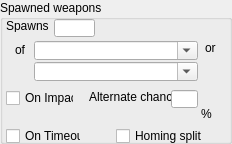
    <widget class="QGroupBox" name="IDC_STATIC_13">
      <property name="geometry">
        <rect>
          <x>6</x>
          <y>349</y>
          <width>232</width>
          <height>144</height>
        </rect>
      </property>
      <property name="title">
        <string>Spawned weapons</string>
      </property>
      <property name="visible">
        <bool>true</bool>
      </property>
      <property name="enabled">
        <bool>true</bool>
      </property>
      <property name="flat">
        <bool>false</bool>
      </property>
      <widget class="QLabel" name="IDC_STATIC_14">
        <property name="geometry">
          <rect>
            <x>6</x>
            <y>19</y>
            <width>47</width>
            <height>13</height>
          </rect>
        </property>
        <property name="text">
          <string>Spawns</string>
        </property>
        <property name="visible">
          <bool>true</bool>
        </property>
        <property name="enabled">
          <bool>true</bool>
        </property>
        <property name="alignment">
          <set>Qt::AlignLeft</set>
        </property>
      </widget>
      <widget class="QLineEdit" name="IDC_WEAPON_SPAWN_EDIT">
        <property name="geometry">
          <rect>
            <x>54</x>
            <y>19</y>
            <width>41</width>
            <height>18</height>
          </rect>
        </property>
        <property name="visible">
          <bool>true</bool>
        </property>
        <property name="enabled">
          <bool>true</bool>
        </property>
      </widget>
      <widget class="QComboBox" name="IDC_WEAPON_SPAWN_PULLDOWN">
        <property name="maxVisibleItems">
          <number>5</number>
        </property>
        <property name="geometry">
          <rect>
            <x>34</x>
            <y>41</y>
            <width>164</width>
            <height>19</height>
          </rect>
        </property>
        <property name="visible">
          <bool>true</bool>
        </property>
        <property name="enabled">
          <bool>true</bool>
        </property>
        <property name="editable">
          <bool>true</bool>
        </property>
      </widget>
      <widget class="QLabel" name="IDC_STATIC_15">
        <property name="geometry">
          <rect>
            <x>205</x>
            <y>41</y>
            <width>44</width>
            <height>13</height>
          </rect>
        </property>
        <property name="text">
          <string>or</string>
        </property>
        <property name="visible">
          <bool>true</bool>
        </property>
        <property name="enabled">
          <bool>true</bool>
        </property>
        <property name="alignment">
          <set>Qt::AlignLeft</set>
        </property>
      </widget>
      <widget class="QLabel" name="IDC_STATIC_16">
        <property name="geometry">
          <rect>
            <x>15</x>
            <y>43</y>
            <width>44</width>
            <height>13</height>
          </rect>
        </property>
        <property name="text">
          <string>of</string>
        </property>
        <property name="visible">
          <bool>true</bool>
        </property>
        <property name="enabled">
          <bool>true</bool>
        </property>
        <property name="alignment">
          <set>Qt::AlignLeft</set>
        </property>
      </widget>
      <widget class="QComboBox" name="IDC_SPAWN2_PULLDOWN">
        <property name="maxVisibleItems">
          <number>1</number>
        </property>
        <property name="geometry">
          <rect>
            <x>34</x>
            <y>62</y>
            <width>164</width>
            <height>19</height>
          </rect>
        </property>
        <property name="visible">
          <bool>true</bool>
        </property>
        <property name="enabled">
          <bool>true</bool>
        </property>
        <property name="editable">
          <bool>true</bool>
        </property>
      </widget>
      <widget class="QCheckBox" name="IDC_SPAWNS_ON_IMPACT">
        <property name="geometry">
          <rect>
            <x>6</x>
            <y>90</y>
            <width>68</width>
            <height>16</height>
          </rect>
        </property>
        <property name="text">
          <string>On Impact</string>
        </property>
        <property name="visible">
          <bool>true</bool>
        </property>
        <property name="enabled">
          <bool>true</bool>
        </property>
      </widget>
      <widget class="QLabel" name="IDC_STATIC_17">
        <property name="geometry">
          <rect>
            <x>89</x>
            <y>90</y>
            <width>82</width>
            <height>13</height>
          </rect>
        </property>
        <property name="text">
          <string>Alternate chance</string>
        </property>
        <property name="visible">
          <bool>true</bool>
        </property>
        <property name="enabled">
          <bool>true</bool>
        </property>
        <property name="alignment">
          <set>Qt::AlignLeft</set>
        </property>
      </widget>
      <widget class="QLineEdit" name="IDC_ALTERNATE_CHANCE_EDIT">
        <property name="geometry">
          <rect>
            <x>171</x>
            <y>90</y>
            <width>27</width>
            <height>18</height>
          </rect>
        </property>
        <property name="visible">
          <bool>true</bool>
        </property>
        <property name="enabled">
          <bool>true</bool>
        </property>
      </widget>
      <widget class="QLabel" name="IDC_STATIC_18">
        <property name="geometry">
          <rect>
            <x>201</x>
            <y>107</y>
            <width>44</width>
            <height>17</height>
          </rect>
        </property>
        <property name="text">
          <string>%</string>
        </property>
        <property name="visible">
          <bool>true</bool>
        </property>
        <property name="enabled">
          <bool>true</bool>
        </property>
        <property name="alignment">
          <set>Qt::AlignLeft</set>
        </property>
      </widget>
      <widget class="QCheckBox" name="IDC_SPAWNS_ON_TIMEOUT">
        <property name="geometry">
          <rect>
            <x>6</x>
            <y>128</y>
            <width>75</width>
            <height>16</height>
          </rect>
        </property>
        <property name="text">
          <string>On Timeout</string>
        </property>
        <property name="visible">
          <bool>true</bool>
        </property>
        <property name="enabled">
          <bool>true</bool>
        </property>
      </widget>
      <widget class="QCheckBox" name="IDC_HOMED_SPLIT_CHECK">
        <property name="geometry">
          <rect>
            <x>116</x>
            <y>128</y>
            <width>102</width>
            <height>16</height>
          </rect>
        </property>
        <property name="text">
          <string>Homing split</string>
        </property>
        <property name="visible">
          <bool>true</bool>
        </property>
        <property name="enabled">
          <bool>true</bool>
        </property>
      </widget>
    </widget>
